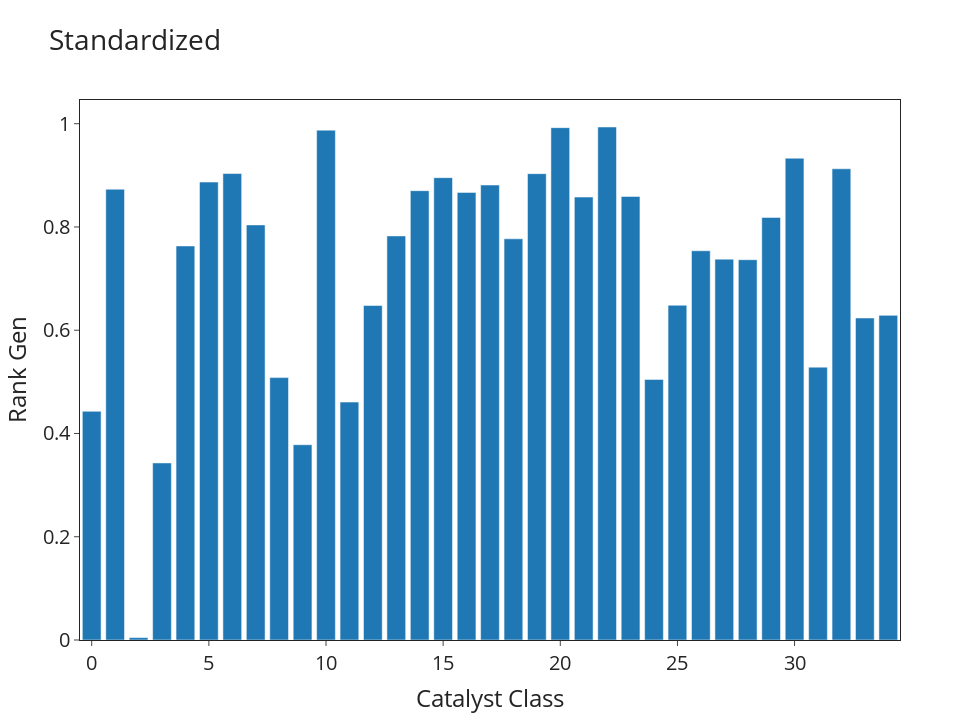

Notebook code for this chart:
### Code cell
df_ee["Normalized_rank"]= 0


df_ee['Normalized_rank'] = (
    df_ee.groupby('Reaction')['ee'].transform(lambda g: (g-g.min())/(g.max()-g.min()))
)
mean_quant = df_ee.groupby(['ID'])['Normalized_rank'].mean()
print(mean_rank)

fig = px.bar(x=mean_quant.index, y=mean_quant,
                labels={'x':'Catalyst Class', 'y':'Rank Gen'}, title='Standardized',
                template='simple_white',
                width=980, height=720,
                )

fig.update_xaxes(mirror=True)
fig.update_yaxes(mirror=True)

fig.update_layout(
    font_size=20,
)

fig.show()
print(mean_quant.sort_values())
mean_rank.sort_values()
NEWDF = pd.DataFrame()
NEWDF['Normalized_rank']= df_ee['Normalized_rank']
NEWDF['Reaction']= df_ee['Reaction']

### Figure 1 — Plotly figure (JSON) as saved in the notebook; plotly's stock layout.template omitted (floating-point values rounded to 4 significant figures)
{"data": [{"alignmentgroup": "True", "hovertemplate": "Catalyst Class=%{x}<br>Rank Gen=%{y}<extra></extra>", "legendgroup": "", "marker": {"color": "#1F77B4", "pattern": {"shape": ""}}, "name": "", "offsetgroup": "", "orientation": "v", "showlegend": false, "textposition": "auto", "type": "bar", "x": [0, 1, 2, 3, 4, 5, 6, 7, 8, 9, 10, 11, 12, 13, 14, 15, 16, 17, 18, 19, 20, 21, 22, 23, 24, 25, 26, 27, 28, 29, 30, 31, 32, 33, 34], "xaxis": "x", "y": [0.4429, 0.8731, 0.004696, 0.343, 0.7632, 0.887, 0.9034, 0.804, 0.5082, 0.3782, 0.9876, 0.4609, 0.6478, 0.7826, 0.8702, 0.8955, 0.867, 0.8812, 0.777, 0.9033, 0.9924, 0.8579, 0.9936, 0.8591, 0.5047, 0.6484, 0.7539, 0.7376, 0.7366, 0.8185, 0.9332, 0.5285, 0.9127, 0.6237, 0.6288], "yaxis": "y"}], "layout": {"barmode": "relative", "font": {"size": 20}, "height": 720, "legend": {"tracegroupgap": 0}, "title": {"text": "Standardized"}, "width": 980, "xaxis": {"anchor": "y", "domain": [0, 1], "mirror": true, "title": {"text": "Catalyst Class"}}, "yaxis": {"anchor": "x", "domain": [0, 1], "mirror": true, "title": {"text": "Rank Gen"}}}}
